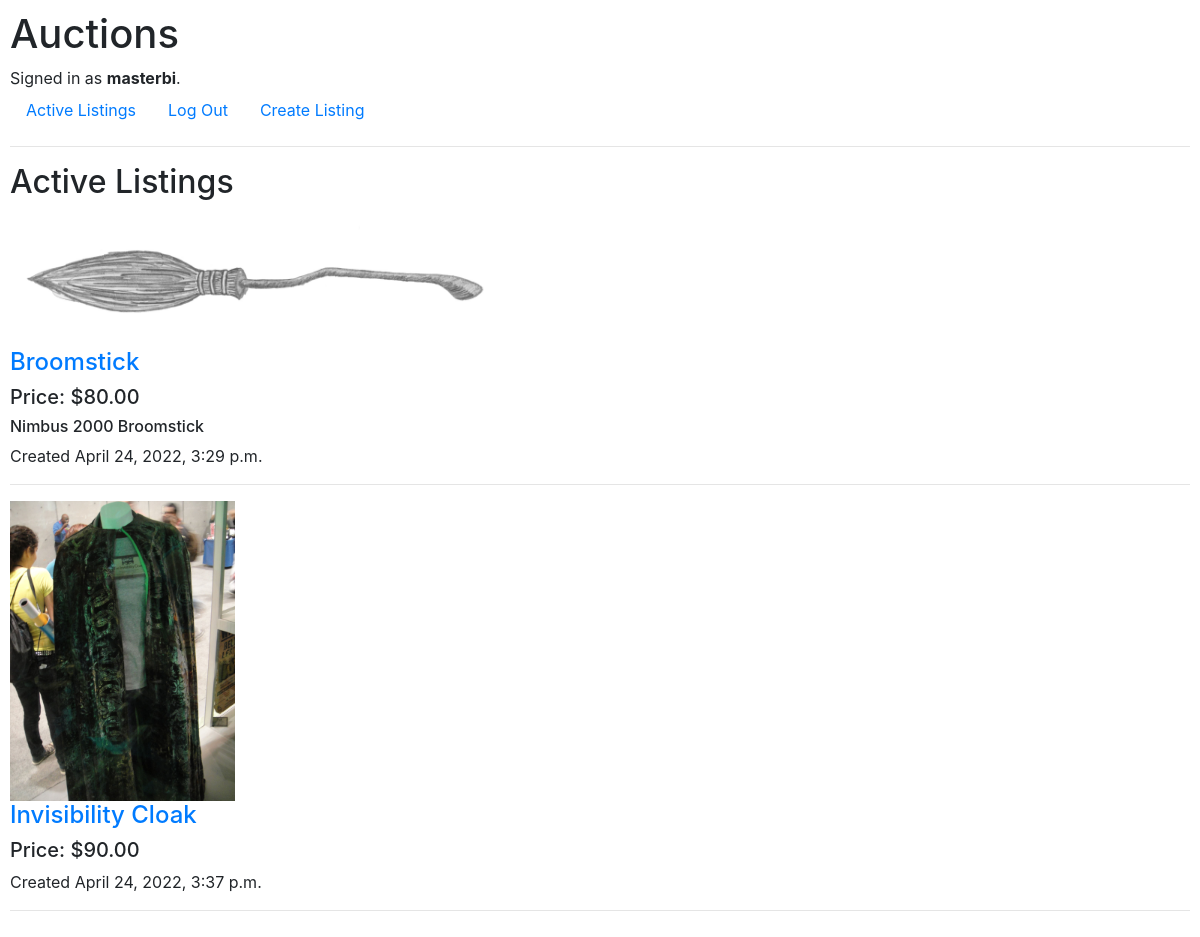
Screenshot of / (signed in) with the database file from the repository.
### auctions/models.py (models this page shows, shortened)
class User(AbstractUser):
    def __str__(self):
        return f"{self.username}"

class Product(models.Model):
    name = models.CharField(max_length=256)
    price = models.DecimalField(max_digits=6, decimal_places=2)
    description = models.TextField(default='', blank=True)
    image = models.ImageField(upload_to='auctions/media', null = True)
    created_at = models.DateTimeField(auto_now_add=True)
    updated_at = models.DateTimeField(auto_now=True)
    close = models.BooleanField(default=False)
    created_by = models.ForeignKey(User, on_delete=models.CASCADE, related_name="user_created", default=1)

### auctions/views.py (the view)
# urls.py: path("", views.index, name="index"),
def index(request):
    return render(request, "auctions/index.html", {
        "Products": Product.objects.all()
    })

### auctions/templates/auctions/index.html
{% extends "auctions/layout.html" %}
{% block body %}
    <h2>Active Listings</h2>
    {% for Product in Products %}
        <a href="{% url 'auctions:listings' Product.id %}">
            <img src="{{Product.image}}" style="max-width: 500px; max-height: 300px">
            <h4>{{ Product.name }}</h4>
        </a>
        <h5>Price: ${{Product.price}}</h5>
        <h6>{{Product.description}}</h6>
        <p>Created {{Product.created_at}}</p>
        <hr>
    {% endfor %}
{% endblock %}

### auctions/templates/auctions/layout.html (shortened to what this page needs)
{% load static %}
<!DOCTYPE html>
<html lang="en">
    <head>
        <link rel="stylesheet" href="https://stackpath.bootstrapcdn.com/bootstrap/4.4.1/css/bootstrap.min.css">
        <link href="{% static 'auctions/styles.css' %}" rel="stylesheet">
    </head>
    <body>
        <h1>Auctions</h1>
        <div>
            {% if user.is_authenticated %}
                Signed in as <strong>{{ user.username }}</strong>.
            {% else %}
                Not signed in.
            {% endif %}
        </div>
        <ul class="nav">
            <li class="nav-item">
                <a class="nav-link" href="{% url 'auctions:index' %}">Active Listings</a>
            </li>
            {% if user.is_authenticated %}
                <li class="nav-item">
                    <a class="nav-link" href="{% url 'auctions:logout' %}">Log Out</a>
                </li>
                <li class="nav-item">
                    <a href="{% url 'auctions:create' %}" class="nav-link">Create Listing</a>
                </li>
            {% endif %}
        </ul>
        <hr>
        {% block body %}
        {% endblock %}
    </body>
</html>

### auctions/static/auctions/styles.css (style rules this page uses)
body { padding: 10px; }

### rows the page displays
User: username "masterbi"
Product: image (picture), name "Broomstick", price "80.00", description "Nimbus 2000 Broomstick", created_at "April 24, 2022, 3:29 p.m."
Product: image (picture), name "Invisibility Cloak", price "90.00", created_at "April 24, 2022, 3:37 p.m."
